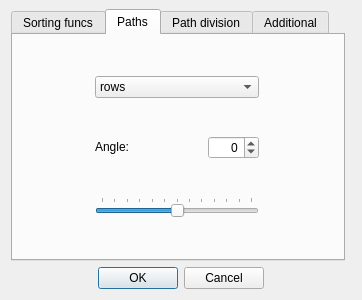
<?xml version="1.0" encoding="UTF-8"?>
<ui version="4.0">
 <class>OptionsDialog</class>
 <widget class="QDialog" name="OptionsDialog">
  <property name="geometry">
   <rect>
    <x>0</x>
    <y>0</y>
    <width>332</width>
    <height>294</height>
   </rect>
  </property>
  <property name="sizePolicy">
   <sizepolicy hsizetype="Preferred" vsizetype="Preferred">
    <horstretch>0</horstretch>
    <verstretch>0</verstretch>
   </sizepolicy>
  </property>
  <property name="windowTitle">
   <string>Change options</string>
  </property>
  <property name="windowIcon">
   <iconset resource="res/images.qrc">
    <normaloff>:/icons/app_icon.png</normaloff>:/icons/app_icon.png</iconset>
  </property>
  <property name="whatsThis">
   <string>&lt;html&gt;&lt;head/&gt;&lt;body&gt;&lt;p&gt;Set sorting options.&lt;/p&gt;&lt;/body&gt;&lt;/html&gt;</string>
  </property>
  <property name="layoutDirection">
   <enum>Qt::LeftToRight</enum>
  </property>
  <layout class="QGridLayout" name="gridLayout">
   <property name="topMargin">
    <number>9</number>
   </property>
   <item row="0" column="0">
    <widget class="QTabWidget" name="tabWidget">
     <property name="currentIndex">
      <number>1</number>
     </property>
     <widget class="QWidget" name="funcTab">
      <attribute name="title">
       <string>Sorting funcs</string>
      </attribute>
      <layout class="QHBoxLayout" name="horizontalLayout">
       <item>
        <widget class="AvaliableFuncListWidget" name="avaliableFuncListWidget">
         <property name="sizePolicy">
          <sizepolicy hsizetype="Ignored" vsizetype="Fixed">
           <horstretch>0</horstretch>
           <verstretch>0</verstretch>
          </sizepolicy>
         </property>
         <property name="maximumSize">
          <size>
           <width>100</width>
           <height>100</height>
          </size>
         </property>
         <property name="toolTip">
          <string>&lt;html&gt;&lt;head/&gt;&lt;body&gt;&lt;p&gt;How to rank pixels.&lt;br/&gt;&lt;/p&gt;&lt;p&gt;Lightness - sum of RGB values.&lt;/p&gt;&lt;p&gt;Hue, Saturation, Value - components of the HSV color model.&lt;/p&gt;&lt;/body&gt;&lt;/html&gt;</string>
         </property>
         <property name="whatsThis">
          <string>&lt;html&gt;&lt;head/&gt;&lt;body&gt;&lt;p&gt;How to rank pixels.&lt;br/&gt;&lt;/p&gt;&lt;p&gt;Lightness - sum of RGB values.&lt;/p&gt;&lt;p&gt;Hue, Saturation, Value - components of the HSV color model.&lt;/p&gt;&lt;/body&gt;&lt;/html&gt;</string>
         </property>
         <property name="dragDropMode">
          <enum>QAbstractItemView::DragDrop</enum>
         </property>
         <property name="defaultDropAction">
          <enum>Qt::CopyAction</enum>
         </property>
         <property name="flow">
          <enum>QListView::TopToBottom</enum>
         </property>
         <property name="layoutMode">
          <enum>QListView::SinglePass</enum>
         </property>
         <property name="viewMode">
          <enum>QListView::ListMode</enum>
         </property>
         <property name="sortingEnabled">
          <bool>true</bool>
         </property>
         <item>
          <property name="text">
           <string>hue</string>
          </property>
         </item>
         <item>
          <property name="text">
           <string>lightness</string>
          </property>
         </item>
         <item>
          <property name="text">
           <string>saturation</string>
          </property>
         </item>
         <item>
          <property name="text">
           <string>value</string>
          </property>
         </item>
        </widget>
       </item>
       <item>
        <widget class="OrderFuncListWidget" name="orderFuncListWidget">
         <property name="sizePolicy">
          <sizepolicy hsizetype="Ignored" vsizetype="Fixed">
           <horstretch>0</horstretch>
           <verstretch>0</verstretch>
          </sizepolicy>
         </property>
         <property name="maximumSize">
          <size>
           <width>100</width>
           <height>100</height>
          </size>
         </property>
         <property name="toolTip">
          <string>&lt;html&gt;&lt;head/&gt;&lt;body&gt;&lt;p&gt;Set priority for sorting functions - drag items from upper box here&lt;/p&gt;&lt;p&gt;(top to bottom)&lt;/p&gt;&lt;/body&gt;&lt;/html&gt;</string>
         </property>
         <property name="statusTip">
          <string/>
         </property>
         <property name="whatsThis">
          <string>Set priority for sorting functions - drag items from upper box here
(top to bottom)</string>
         </property>
         <property name="dragDropMode">
          <enum>QAbstractItemView::DragDrop</enum>
         </property>
         <property name="defaultDropAction">
          <enum>Qt::MoveAction</enum>
         </property>
         <property name="flow">
          <enum>QListView::TopToBottom</enum>
         </property>
         <property name="viewMode">
          <enum>QListView::ListMode</enum>
         </property>
        </widget>
       </item>
      </layout>
     </widget>
     <widget class="QWidget" name="pathTab">
      <attribute name="title">
       <string>Paths</string>
      </attribute>
      <layout class="QGridLayout" name="gridLayout_2">
       <item row="0" column="0" colspan="2">
        <widget class="QComboBox" name="pathComboBox">
         <property name="sizePolicy">
          <sizepolicy hsizetype="Minimum" vsizetype="Fixed">
           <horstretch>0</horstretch>
           <verstretch>0</verstretch>
          </sizepolicy>
         </property>
         <property name="toolTip">
          <string>&lt;html&gt;&lt;head/&gt;&lt;body&gt;&lt;p&gt;Defines the direction in which pixels are sorted.&lt;/p&gt;&lt;p&gt;Rows - horizontally&lt;/p&gt;&lt;p&gt;Colums - vertically&lt;/p&gt;&lt;p&gt;Angled - at a user picked angle&lt;/p&gt;&lt;p&gt;Rectangles, octagons, circles - rectagnles/octagons/circles increasing in size from the center of the image&lt;/p&gt;&lt;/body&gt;&lt;/html&gt;</string>
         </property>
         <property name="whatsThis">
          <string>&lt;html&gt;&lt;head/&gt;&lt;body&gt;&lt;p&gt;Defines the direction in which pixels are sorted.&lt;/p&gt;&lt;p&gt;Rows - horizontally&lt;/p&gt;&lt;p&gt;Colums - vertically&lt;/p&gt;&lt;p&gt;Angled - at a user picked angle&lt;/p&gt;&lt;p&gt;Rectangles, octagons, circles - rectagnles/octagons/circles increasing in size from the center of the image&lt;/p&gt;&lt;/body&gt;&lt;/html&gt;</string>
         </property>
         <item>
          <property name="text">
           <string>rows</string>
          </property>
         </item>
         <item>
          <property name="text">
           <string>columns</string>
          </property>
         </item>
         <item>
          <property name="text">
           <string>angled</string>
          </property>
         </item>
         <item>
          <property name="text">
           <string>rectangles</string>
          </property>
         </item>
         <item>
          <property name="text">
           <string>octagons</string>
          </property>
         </item>
         <item>
          <property name="text">
           <string>circles</string>
          </property>
         </item>
        </widget>
       </item>
       <item row="1" column="0">
        <widget class="QLabel" name="label_2">
         <property name="sizePolicy">
          <sizepolicy hsizetype="Fixed" vsizetype="Fixed">
           <horstretch>0</horstretch>
           <verstretch>0</verstretch>
          </sizepolicy>
         </property>
         <property name="toolTip">
          <string>&lt;html&gt;&lt;head/&gt;&lt;body&gt;&lt;p&gt;Angle of the slope&lt;/p&gt;&lt;/body&gt;&lt;/html&gt;</string>
         </property>
         <property name="whatsThis">
          <string>&lt;html&gt;&lt;head/&gt;&lt;body&gt;&lt;p&gt;Angle of the slope&lt;/p&gt;&lt;/body&gt;&lt;/html&gt;</string>
         </property>
         <property name="text">
          <string>Angle:</string>
         </property>
        </widget>
       </item>
       <item row="1" column="1">
        <widget class="QSpinBox" name="angleSpinBox">
         <property name="sizePolicy">
          <sizepolicy hsizetype="Fixed" vsizetype="Fixed">
           <horstretch>0</horstretch>
           <verstretch>0</verstretch>
          </sizepolicy>
         </property>
         <property name="toolTip">
          <string>&lt;html&gt;&lt;head/&gt;&lt;body&gt;&lt;p&gt;Angle of the slope&lt;/p&gt;&lt;/body&gt;&lt;/html&gt;</string>
         </property>
         <property name="whatsThis">
          <string>&lt;html&gt;&lt;head/&gt;&lt;body&gt;&lt;p&gt;Angle of the slope&lt;/p&gt;&lt;/body&gt;&lt;/html&gt;</string>
         </property>
         <property name="alignment">
          <set>Qt::AlignRight|Qt::AlignTrailing|Qt::AlignVCenter</set>
         </property>
         <property name="readOnly">
          <bool>false</bool>
         </property>
         <property name="buttonSymbols">
          <enum>QAbstractSpinBox::UpDownArrows</enum>
         </property>
         <property name="minimum">
          <number>-180</number>
         </property>
         <property name="maximum">
          <number>180</number>
         </property>
        </widget>
       </item>
       <item row="2" column="0" colspan="2">
        <widget class="QSlider" name="angleSlider">
         <property name="sizePolicy">
          <sizepolicy hsizetype="Minimum" vsizetype="Fixed">
           <horstretch>0</horstretch>
           <verstretch>0</verstretch>
          </sizepolicy>
         </property>
         <property name="toolTip">
          <string>&lt;html&gt;&lt;head/&gt;&lt;body&gt;&lt;p&gt;Angle of the slope&lt;/p&gt;&lt;/body&gt;&lt;/html&gt;</string>
         </property>
         <property name="whatsThis">
          <string>&lt;html&gt;&lt;head/&gt;&lt;body&gt;&lt;p&gt;Angle of the slope&lt;/p&gt;&lt;/body&gt;&lt;/html&gt;</string>
         </property>
         <property name="minimum">
          <number>-180</number>
         </property>
         <property name="maximum">
          <number>180</number>
         </property>
         <property name="tracking">
          <bool>true</bool>
         </property>
         <property name="orientation">
          <enum>Qt::Horizontal</enum>
         </property>
         <property name="tickPosition">
          <enum>QSlider::TicksAbove</enum>
         </property>
         <property name="tickInterval">
          <number>30</number>
         </property>
        </widget>
       </item>
      </layout>
     </widget>
     <widget class="QWidget" name="pathDivisionTab">
      <property name="layoutDirection">
       <enum>Qt::LeftToRight</enum>
      </property>
      <attribute name="title">
       <string>Path division</string>
      </attribute>
      <layout class="QGridLayout" name="gridLayout_3">
       <property name="sizeConstraint">
        <enum>QLayout::SetDefaultConstraint</enum>
       </property>
       <item row="2" column="2" rowspan="2" colspan="2">
        <widget class="QLabel" name="maskLabel">
         <property name="minimumSize">
          <size>
           <width>150</width>
           <height>150</height>
          </size>
         </property>
         <property name="toolTip">
          <string>&lt;html&gt;&lt;head/&gt;&lt;body&gt;&lt;p&gt;Image mask&lt;/p&gt;&lt;/body&gt;&lt;/html&gt;</string>
         </property>
         <property name="whatsThis">
          <string>&lt;html&gt;&lt;head/&gt;&lt;body&gt;&lt;p&gt;Image mask&lt;/p&gt;&lt;/body&gt;&lt;/html&gt;</string>
         </property>
         <property name="frameShape">
          <enum>QFrame::Box</enum>
         </property>
         <property name="text">
          <string/>
         </property>
         <property name="alignment">
          <set>Qt::AlignCenter</set>
         </property>
        </widget>
       </item>
       <item row="0" column="3">
        <widget class="QPushButton" name="loadMaskPushButton">
         <property name="text">
          <string>Load mask</string>
         </property>
        </widget>
       </item>
       <item row="2" column="0">
        <widget class="QLabel" name="label_3">
         <property name="sizePolicy">
          <sizepolicy hsizetype="Minimum" vsizetype="Fixed">
           <horstretch>0</horstretch>
           <verstretch>0</verstretch>
          </sizepolicy>
         </property>
         <property name="toolTip">
          <string>&lt;html&gt;&lt;head/&gt;&lt;body&gt;&lt;p&gt;Low threshold value for Canny edge detection&lt;/p&gt;&lt;p&gt;Inversely propotional to how much of the image is considered an edge.&lt;/p&gt;&lt;/body&gt;&lt;/html&gt;</string>
         </property>
         <property name="whatsThis">
          <string>&lt;html&gt;&lt;head/&gt;&lt;body&gt;&lt;p&gt;Low threshold value for Canny edge detection&lt;/p&gt;&lt;p&gt;Inversely propotional to how much of the image is considered an edge.&lt;/p&gt;&lt;/body&gt;&lt;/html&gt;</string>
         </property>
         <property name="text">
          <string>Low threshold:</string>
         </property>
        </widget>
       </item>
       <item row="0" column="0" colspan="2">
        <widget class="QCheckBox" name="doEdgesCheckBox">
         <property name="toolTip">
          <string>&lt;html&gt;&lt;head/&gt;&lt;body&gt;&lt;p&gt;Divide &amp;quot;paths&amp;quot; into segments based on edge detection&lt;/p&gt;&lt;/body&gt;&lt;/html&gt;</string>
         </property>
         <property name="whatsThis">
          <string>&lt;html&gt;&lt;head/&gt;&lt;body&gt;&lt;p&gt;Divide &amp;quot;paths&amp;quot; into segments based on edge detection&lt;/p&gt;&lt;/body&gt;&lt;/html&gt;</string>
         </property>
         <property name="text">
          <string>Apply edges</string>
         </property>
        </widget>
       </item>
       <item row="0" column="2">
        <widget class="QCheckBox" name="doMaskCheckBox">
         <property name="toolTip">
          <string>&lt;html&gt;&lt;head/&gt;&lt;body&gt;&lt;p&gt;Apply mask to determine the pixels that are sorted&lt;/p&gt;&lt;/body&gt;&lt;/html&gt;</string>
         </property>
         <property name="whatsThis">
          <string>&lt;html&gt;&lt;head/&gt;&lt;body&gt;&lt;p&gt;Apply mask to determine the pixels that are sorted&lt;/p&gt;&lt;/body&gt;&lt;/html&gt;</string>
         </property>
         <property name="text">
          <string>Apply mask</string>
         </property>
        </widget>
       </item>
       <item row="2" column="1">
        <widget class="QSpinBox" name="thresholdSpinBox">
         <property name="sizePolicy">
          <sizepolicy hsizetype="Fixed" vsizetype="Fixed">
           <horstretch>0</horstretch>
           <verstretch>0</verstretch>
          </sizepolicy>
         </property>
         <property name="toolTip">
          <string>&lt;html&gt;&lt;head/&gt;&lt;body&gt;&lt;p&gt;Low threshold value for Canny edge detection&lt;/p&gt;&lt;p&gt;Inversely propotional to how much of the image is considered an edge.&lt;/p&gt;&lt;/body&gt;&lt;/html&gt;</string>
         </property>
         <property name="whatsThis">
          <string>&lt;html&gt;&lt;head/&gt;&lt;body&gt;&lt;p&gt;Low threshold value for Canny edge detection&lt;/p&gt;&lt;p&gt;Inversely propotional to how much of the image is considered an edge.&lt;/p&gt;&lt;/body&gt;&lt;/html&gt;</string>
         </property>
         <property name="alignment">
          <set>Qt::AlignRight|Qt::AlignTrailing|Qt::AlignVCenter</set>
         </property>
         <property name="readOnly">
          <bool>false</bool>
         </property>
         <property name="buttonSymbols">
          <enum>QAbstractSpinBox::UpDownArrows</enum>
         </property>
         <property name="correctionMode">
          <enum>QAbstractSpinBox::CorrectToPreviousValue</enum>
         </property>
         <property name="maximum">
          <number>200</number>
         </property>
        </widget>
       </item>
       <item row="3" column="0" colspan="2">
        <widget class="QSlider" name="thresholdSlider">
         <property name="sizePolicy">
          <sizepolicy hsizetype="Ignored" vsizetype="Fixed">
           <horstretch>0</horstretch>
           <verstretch>0</verstretch>
          </sizepolicy>
         </property>
         <property name="toolTip">
          <string>&lt;html&gt;&lt;head/&gt;&lt;body&gt;&lt;p&gt;Low threshold value for Canny edge detection&lt;/p&gt;&lt;p&gt;Inversely propotional to how much of the image is considered an edge.&lt;/p&gt;&lt;/body&gt;&lt;/html&gt;</string>
         </property>
         <property name="whatsThis">
          <string>&lt;html&gt;&lt;head/&gt;&lt;body&gt;&lt;p&gt;Low threshold value for Canny edge detection&lt;/p&gt;&lt;p&gt;Inversely propotional to how much of the image is considered an edge.&lt;/p&gt;&lt;/body&gt;&lt;/html&gt;</string>
         </property>
         <property name="maximum">
          <number>200</number>
         </property>
         <property name="orientation">
          <enum>Qt::Horizontal</enum>
         </property>
        </widget>
       </item>
       <item row="4" column="2">
        <widget class="QRadioButton" name="skipWhiteRadioButton">
         <property name="toolTip">
          <string>&lt;html&gt;&lt;head/&gt;&lt;body&gt;&lt;p&gt;How to interpret image mask&lt;/p&gt;&lt;p&gt;Skipped pixels define edges&lt;/p&gt;&lt;/body&gt;&lt;/html&gt;</string>
         </property>
         <property name="whatsThis">
          <string>&lt;html&gt;&lt;head/&gt;&lt;body&gt;&lt;p&gt;How to interpret image mask&lt;/p&gt;&lt;p&gt;Skipped pixels define edges&lt;/p&gt;&lt;/body&gt;&lt;/html&gt;</string>
         </property>
         <property name="text">
          <string>Skip white</string>
         </property>
         <property name="checked">
          <bool>true</bool>
         </property>
        </widget>
       </item>
       <item row="4" column="3">
        <widget class="QRadioButton" name="skipBlackRadioButton">
         <property name="toolTip">
          <string>&lt;html&gt;&lt;head/&gt;&lt;body&gt;&lt;p&gt;How to interpret image mask&lt;/p&gt;&lt;p&gt;Skipped pixels define edges&lt;/p&gt;&lt;/body&gt;&lt;/html&gt;</string>
         </property>
         <property name="whatsThis">
          <string>&lt;html&gt;&lt;head/&gt;&lt;body&gt;&lt;p&gt;How to interpret image mask&lt;/p&gt;&lt;p&gt;Skipped pixels define edges&lt;/p&gt;&lt;/body&gt;&lt;/html&gt;</string>
         </property>
         <property name="text">
          <string>Skip black</string>
         </property>
        </widget>
       </item>
      </layout>
     </widget>
     <widget class="QWidget" name="additionalTab">
      <attribute name="title">
       <string>Additional</string>
      </attribute>
      <layout class="QGridLayout" name="gridLayout_4">
       <item row="0" column="0">
        <widget class="QCheckBox" name="reverseCheckBox">
         <property name="toolTip">
          <string>&lt;html&gt;&lt;head/&gt;&lt;body&gt;&lt;p&gt;Sort in opposite order&lt;/p&gt;&lt;/body&gt;&lt;/html&gt;</string>
         </property>
         <property name="whatsThis">
          <string>&lt;html&gt;&lt;head/&gt;&lt;body&gt;&lt;p&gt;Sort in opposite order&lt;/p&gt;&lt;/body&gt;&lt;/html&gt;</string>
         </property>
         <property name="text">
          <string>Reverse</string>
         </property>
        </widget>
       </item>
       <item row="0" column="1" colspan="2">
        <widget class="QCheckBox" name="doIntervalsCheckBox">
         <property name="toolTip">
          <string>&lt;html&gt;&lt;head/&gt;&lt;body&gt;&lt;p&gt;Divide initial &amp;quot;paths&amp;quot; into many smaller ones.&lt;/p&gt;&lt;/body&gt;&lt;/html&gt;</string>
         </property>
         <property name="whatsThis">
          <string>&lt;html&gt;&lt;head/&gt;&lt;body&gt;&lt;p&gt;Divide initial &amp;quot;paths&amp;quot; into many smaller ones.&lt;/p&gt;&lt;/body&gt;&lt;/html&gt;</string>
         </property>
         <property name="text">
          <string>Apply intervals</string>
         </property>
        </widget>
       </item>
       <item row="1" column="0">
        <widget class="QCheckBox" name="mirrorCheckBox">
         <property name="toolTip">
          <string>&lt;html&gt;&lt;head/&gt;&lt;body&gt;&lt;p&gt;When mirrored, pixels are sorted from inside of the interval to the outside&lt;/p&gt;&lt;/body&gt;&lt;/html&gt;</string>
         </property>
         <property name="whatsThis">
          <string>&lt;html&gt;&lt;head/&gt;&lt;body&gt;&lt;p&gt;When mirrored, pixels are sorted from inside of the interval to the outside&lt;/p&gt;&lt;/body&gt;&lt;/html&gt;</string>
         </property>
         <property name="locale">
          <locale language="Russian" country="Russia"/>
         </property>
         <property name="text">
          <string>Mirror</string>
         </property>
        </widget>
       </item>
       <item row="1" column="1">
        <widget class="QLabel" name="label">
         <property name="sizePolicy">
          <sizepolicy hsizetype="Minimum" vsizetype="Fixed">
           <horstretch>0</horstretch>
           <verstretch>0</verstretch>
          </sizepolicy>
         </property>
         <property name="toolTip">
          <string>&lt;html&gt;&lt;head/&gt;&lt;body&gt;&lt;p&gt;After &amp;quot;sorting paths&amp;quot; are determined, they are split into intervals of desired length&lt;/p&gt;&lt;/body&gt;&lt;/html&gt;</string>
         </property>
         <property name="whatsThis">
          <string>&lt;html&gt;&lt;head/&gt;&lt;body&gt;&lt;p&gt;After &amp;quot;sorting paths&amp;quot; are determined, they are split into intervals of desired length&lt;/p&gt;&lt;/body&gt;&lt;/html&gt;</string>
         </property>
         <property name="text">
          <string>Interval:</string>
         </property>
        </widget>
       </item>
       <item row="1" column="2">
        <widget class="QSpinBox" name="intervalSpinBox">
         <property name="sizePolicy">
          <sizepolicy hsizetype="Fixed" vsizetype="Fixed">
           <horstretch>0</horstretch>
           <verstretch>0</verstretch>
          </sizepolicy>
         </property>
         <property name="toolTip">
          <string>&lt;html&gt;&lt;head/&gt;&lt;body&gt;&lt;p&gt;After &amp;quot;sorting paths&amp;quot; are determined, they are split into intervals of desired length&lt;/p&gt;&lt;/body&gt;&lt;/html&gt;</string>
         </property>
         <property name="whatsThis">
          <string>&lt;html&gt;&lt;head/&gt;&lt;body&gt;&lt;p&gt;After &amp;quot;sorting paths&amp;quot; are determined, they are split into intervals of desired length&lt;/p&gt;&lt;/body&gt;&lt;/html&gt;</string>
         </property>
         <property name="alignment">
          <set>Qt::AlignRight|Qt::AlignTrailing|Qt::AlignVCenter</set>
         </property>
         <property name="readOnly">
          <bool>false</bool>
         </property>
         <property name="buttonSymbols">
          <enum>QAbstractSpinBox::UpDownArrows</enum>
         </property>
         <property name="minimum">
          <number>12</number>
         </property>
         <property name="maximum">
          <number>1000</number>
         </property>
        </widget>
       </item>
       <item row="2" column="0">
        <widget class="QCheckBox" name="mergeCheckBox">
         <property name="toolTip">
          <string>&lt;html&gt;&lt;head/&gt;&lt;body&gt;&lt;p&gt;Merge initial &amp;quot;paths&amp;quot; into one big &amp;quot;path&amp;quot;&lt;/p&gt;&lt;p&gt;After merging the big &amp;quot;path&amp;quot; can be split into intervals.&lt;/p&gt;&lt;/body&gt;&lt;/html&gt;</string>
         </property>
         <property name="whatsThis">
          <string>&lt;html&gt;&lt;head/&gt;&lt;body&gt;&lt;p&gt;Merge initial &amp;quot;paths&amp;quot; into one big &amp;quot;path&amp;quot;&lt;/p&gt;&lt;p&gt;After merging the big &amp;quot;path&amp;quot; can be split into intervals.&lt;/p&gt;&lt;/body&gt;&lt;/html&gt;</string>
         </property>
         <property name="text">
          <string>Merge</string>
         </property>
        </widget>
       </item>
       <item row="3" column="1" colspan="2">
        <widget class="QCheckBox" name="randomizeCheckBox">
         <property name="toolTip">
          <string>&lt;html&gt;&lt;head/&gt;&lt;body&gt;&lt;p&gt;Randomize length of the intervals or not.&lt;/p&gt;&lt;p&gt;If randomized, the interval slider shows the maximum length of one interval.&lt;/p&gt;&lt;/body&gt;&lt;/html&gt;</string>
         </property>
         <property name="whatsThis">
          <string>&lt;html&gt;&lt;head/&gt;&lt;body&gt;&lt;p&gt;Randomize length of the intervals or not.&lt;/p&gt;&lt;p&gt;If randomized, the interval slider shows the maximum length of one interval.&lt;/p&gt;&lt;/body&gt;&lt;/html&gt;</string>
         </property>
         <property name="text">
          <string>Randomize</string>
         </property>
        </widget>
       </item>
       <item row="2" column="1" colspan="2">
        <widget class="QSlider" name="intervalSlider">
         <property name="sizePolicy">
          <sizepolicy hsizetype="Ignored" vsizetype="Fixed">
           <horstretch>0</horstretch>
           <verstretch>0</verstretch>
          </sizepolicy>
         </property>
         <property name="toolTip">
          <string>&lt;html&gt;&lt;head/&gt;&lt;body&gt;&lt;p&gt;After &amp;quot;sorting paths&amp;quot; are determined, they are split into intervals of desired length&lt;/p&gt;&lt;/body&gt;&lt;/html&gt;</string>
         </property>
         <property name="whatsThis">
          <string>&lt;html&gt;&lt;head/&gt;&lt;body&gt;&lt;p&gt;After &amp;quot;sorting paths&amp;quot; are determined, they are split into intervals of desired length&lt;/p&gt;&lt;/body&gt;&lt;/html&gt;</string>
         </property>
         <property name="minimum">
          <number>12</number>
         </property>
         <property name="maximum">
          <number>1000</number>
         </property>
         <property name="orientation">
          <enum>Qt::Horizontal</enum>
         </property>
         <property name="tickPosition">
          <enum>QSlider::TicksAbove</enum>
         </property>
         <property name="tickInterval">
          <number>100</number>
         </property>
        </widget>
       </item>
      </layout>
     </widget>
    </widget>
   </item>
   <item row="8" column="0" colspan="2">
    <widget class="QDialogButtonBox" name="buttonBox">
     <property name="orientation">
      <enum>Qt::Horizontal</enum>
     </property>
     <property name="standardButtons">
      <set>QDialogButtonBox::Cancel|QDialogButtonBox::Ok</set>
     </property>
     <property name="centerButtons">
      <bool>true</bool>
     </property>
    </widget>
   </item>
  </layout>
 </widget>
 <customwidgets>
  <customwidget>
   <class>AvaliableFuncListWidget</class>
   <extends>QListWidget</extends>
   <header location="global">avaliablefunclistwidget.h</header>
  </customwidget>
  <customwidget>
   <class>OrderFuncListWidget</class>
   <extends>QListWidget</extends>
   <header location="global">orderfunclistwidget.h</header>
  </customwidget>
 </customwidgets>
 <resources>
  <include location="res/images.qrc"/>
 </resources>
 <connections>
  <connection>
   <sender>buttonBox</sender>
   <signal>accepted()</signal>
   <receiver>OptionsDialog</receiver>
   <slot>accept()</slot>
   <hints>
    <hint type="sourcelabel">
     <x>248</x>
     <y>254</y>
    </hint>
    <hint type="destinationlabel">
     <x>157</x>
     <y>274</y>
    </hint>
   </hints>
  </connection>
  <connection>
   <sender>buttonBox</sender>
   <signal>rejected()</signal>
   <receiver>OptionsDialog</receiver>
   <slot>reject()</slot>
   <hints>
    <hint type="sourcelabel">
     <x>316</x>
     <y>260</y>
    </hint>
    <hint type="destinationlabel">
     <x>286</x>
     <y>274</y>
    </hint>
   </hints>
  </connection>
 </connections>
</ui>
